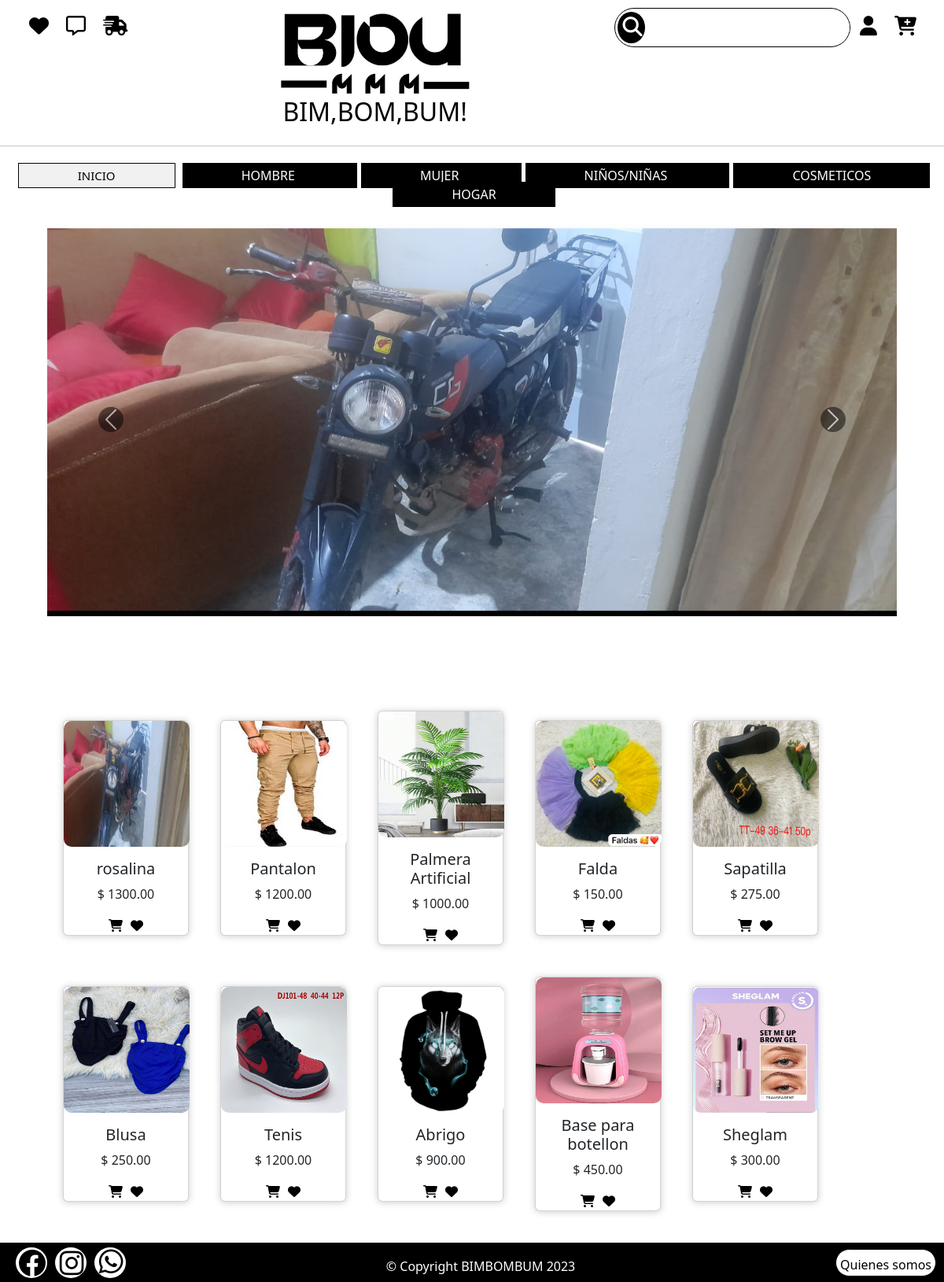
Page /usuario/cardprincipal/ on the committed database.
### usuario/models.py (models this page shows, shortened)
class Categoria(models.Model):
    nombre = models.CharField(max_length=100)
    activo = models.BooleanField(default=True)

class Producto(models.Model):
    id_producto = models.AutoField(primary_key= True)
    nombre = models.CharField(max_length=100)
    descripcion = models.CharField(max_length=200)
    material = models.CharField(max_length=100, default='N/A')
    zise1 = models.TextField(default="", help_text="Tallas separadas por coma: S,M,L")
    colores = models.TextField(default="", help_text="colores separados por coma: rojo,azul,verde")
    imagen = models.ImageField(upload_to='static/')
    categoria = models.ForeignKey(Categoria,on_delete=models.CASCADE)
    precio = models.DecimalField(max_digits=10,decimal_places=2, default='')
    stock = models.IntegerField(default=0)
    activo = models.BooleanField(default=True)

### usuario/views.py (the view)
# urls.py: path('cardprincipal/', views.cardprincipal_view.as_view(), name='cardprincipal'),
class cardprincipal_view(View):
    def get(self, request):
        product = Producto.objects.filter(activo=True)
        producto_r = list(product)[::-1]
        carrusel = Producto.objects.order_by('-id_producto')[:3]
        return render(request, 'pantallas_usuarios/cardprincipal.html', {'producto_r': producto_r, 'carrusel':carrusel,})

### usuario/context_processors.py (called while the page is built, shortened)
def categorias_disponibles(request):
    categorias = Categoria.objects.filter(activo=True)
    return{'categorias':categorias}

def barra_busqueda_context(request):
    query = request.GET.get('buscar', '').strip()
    productos_resultado = []
    print(productos_resultado)
    return {
        'buscar_query': query,
        'resultados_busqueda': productos_resultado
    }

def cart_context(request):
    return{
        'cart': Cart(request),
    }

### Template/pantallas_usuarios/cardprincipal.html (shortened to what this page needs)
{% extends "app.html"%}
{% load static %}
{% block content %}
    <link href="https://cdn.jsdelivr.net/npm/bootstrap@5.3.0/dist/css/bootstrap.min.css" rel="stylesheet"
>
    <link rel="stylesheet" href="https://cdnjs.cloudflare.com/ajax/libs/font-awesome/6.4.0/css/all.min.css">
    <link rel="stylesheet" href="{% static 'card.css' %}">
    {% include "carrusel.html" %}
    <section class="seccion_ropa">
            <div class="contenedor">
                {% for producto in producto_r %}
                    <div class="card">
                        <figure>
                            <a href="{% url 'cart:detallesProductos' producto.id_producto%}">
                                <img src="{{ producto.imagen.url}} " alt="{{ producto.nombre }}">
                            </a>
                        </figure>
                        <h5 class="nombre_articulo">{{ producto.nombre }}</h5>
                        <p class="precio">$ {{ producto.precio }}</p>
                        <div class="inform">
                            <form method="POST" action="{% url 'cart:agregar_al_carrito' producto.id_producto %}">
                                <button type="submit" class="boton-lista-megusta">
                                    <i class="fa-solid fa-cart-shopping " id="carito"></i>
                                </button>
                            </form>
                            <form method="POST" action="{% url 'cart:agregar_a_lista_me_gusta' producto.id_producto %}">
                                <button type="submit" class="boton-lista-megusta">
                                    <i class="fa-solid fa-heart" id="corazon"></i>
                                </button>
                            </form>
                        </div>
                    </div>
                {% endfor %}
            </div>
    </section>
{% endblock %}

### Template/cabecera.html (shortened to what this page needs)
{% load static %}
    <link rel="stylesheet" href="https://cdnjs.cloudflare.com/ajax/libs/font-awesome/6.4.0/css/all.min.css">
    <link rel="stylesheet" href="/static/cabecera.css">
    <div id="elederecha">
        <form action="{% url 'cart:resultado_busqueda'%}" method="GET">
            <div class="buscador">
                <button class="boton_buscar" type="submit">
                    <i class="fa-solid fa-magnifying-glass"></i>
                </button>
                <input type="text" name="buscar" id="buscar" value="{{ request.GET.buscar}}" class="input_buscador">
            </div>
        </form>
            {% if user.is_authenticated %}
                <ul class="menu-horisontal">
                    <li>
                        <a href="">
                            <i class="fa-solid fa-user"></i>
                        </a>
                        <ul class="menu-vertical">
                            <li>
                                <a href="#">{{ user.nombre }}</a>
                            </li>
                            <li>
                                <a href="{% url 'cart:logout' %}">Cerrar sesión</a>
                            </li>
                        </ul>
                    </li>
                </ul>
            {% else %}
                <ul class="menu-horisontal">
                    <li>
                        <a href="">
                            <i class="fa-solid fa-user"></i>
                        </a>
                    </li>
                </ul>
            {% endif%}
        <a href="{% url 'cart:carrito'%}">
            <i class="fa-solid fa-cart-plus"></i>
        </a>
    </div>
    <div id="eleIzquierda">
        <a href="{% url 'cart:lista_megusta'%}">
            <i class="fa-solid fa-heart"></i>
        </a>
        <a href="{% url 'cart:pantallaMensajes'%}">
            <i class="fa-regular fa-message"></i>
        </a>
        <a href="{%url 'cart:estado_pedidos'%}">
            <i class="fa-solid fa-truck-fast"></i>
        </a>
    </div>
    <div id="logo" class="nombre">
        <a href="{% url 'cart:cardprincipal'%}">
            <img class="logo" src="/static/logos/Blou mmm.jpeg" alt="logo">
            <h2 class="titulo">BIM,BOM,BUM!</h2>
        </a>
    </div>
<hr>
<nav class="nav_menu">
    <div class="navegacion">
        <a href="{% url 'cart:cardprincipal'%}" class="{% if not categoria %}activo{% endif %}">INICIO</a>
        {% for cat in categorias %}
            <a href="{% url 'cart:categoria' cat.id %}" class="{% if categoria.id == cat.id %}activo{% endif %} catego">
                {{ cat.nombre|upper }}
            </a>
        {% endfor%}
    </div>
</nav>
<br>

### Template/carrusel.html (shortened to what this page needs)
{% load static %}
    <link rel="stylesheet" href="">
    <link href="https://cdn.jsdelivr.net/npm/bootstrap@5.3.0/dist/css/bootstrap.min.css" rel="stylesheet"
>
        <link rel="stylesheet" href="/static/carrusel.css">
        <div id="carouselExampleAutoplaying" class="carousel slide" data-bs-ride="carousel">
            <div class="carousel-inner">
                {% for carrus in carrusel %}
                    <div class="carousel-item {% if forloop.first %}active{% endif %}">
                    <img src="{{carrus.imagen.url}}" class="d-block w-100" alt="{{carrus.nombre}}">
                    </div>
                {% endfor %}
            </div>
            <button class="carousel-control-prev" type="button" data-bs-target="#carouselExampleAutoplaying" data-bs-slide="prev">
              <span class="carousel-control-prev-icon" aria-hidden="true"></span>
            </button>
            <button class="carousel-control-next" type="button" data-bs-target="#carouselExampleAutoplaying" data-bs-slide="next">
              <span class="carousel-control-next-icon" aria-hidden="true"></span>
            </button>
          </div>

### static/app.css (style rules this page uses)
* { margin: 0; padding: 0; box-sizing: border-box; }
body { position: relative; padding-bottom: 50px; min-height: 100vh; }

### static/cabecera.css (style rules this page uses)
hr { color: #000000; }
a { text-decoration: none; }
#eleIzquierda { float: left; padding: 10px; text-decoration: none; margin-left: 15px; }
#elederecha { float: right; padding: 10px; margin-right: 15px; }
.nombre { display: grid; place-items: center; }
.logo { width: 250px; margin-top: 10px; }
hr { margin-top: 20px; }
.titulo { color: #000000; text-align: center; }
.navegacion a { margin-left: 5px; padding-left: 75px; padding-right: 75px; color: #ffffff; text-align: center; background-color: #000000; padding-top: 5px; transition: all 400ms ease; padding-bottom: 5px; }
.navegacion a.activo { border: 1px solid black; background-color: #cccccc46 ; color: #000000; font-size: 15px; }
.nav_menu { display: flex; text-align: center; align-items: center; justify-content: center; margin-top: 25px; }
#eleIzquierda a i { font-size: 25px; padding:10px; }
.menu-horisontal { list-style: none; justify-content: space-around; padding-left: 0; }
#elederecha { float: right; padding: 10px; margin-right: 15px; display: flex; }
#elederecha a i { font-size: 25px; padding:10px; }
a i { margin-left: 2px; font-size: 25px; color: #000000; float: left; }
.buscador { width: 300px; height: 50px; border-radius: 50px; border: 1px solid #000000; display: flex; align-items: center; }
.fa-magnifying-glass { font-size: 25px; margin-left: 3px; }
.input_buscador { width: 98%; height: 40px; border: none; border-radius: 50px; font-size: 25px; margin-left: 5px; }
.boton_buscar { border: none; background-color: #000; margin-left: 3px; border-radius: 50%; color: #fff; width: 40px; height: 40px; }

### static/card.css (style rules this page uses)
.seccion_ropa { margin-top: 100px; margin-bottom: 20px; }
.contenedor { width: 90%; margin: auto; }
.contenedor { display: flex; flex-wrap: wrap; max-width: 1100px; margin-top: 40px; text-align: center; align-items: center; }
.card { width: 10rem; margin: 20px; border-radius: 10px; background: #ffffff; box-shadow: 0px 1px 10px rgba(0,0,0,0.2); cursor: default; transition: all 400ms ease; }
figure img { width: 10rem; height: 10rem; border-radius: 10px; }
i { transition: all 400ms ease; }
.boton-lista-megusta { border: none; background-color: #fff; }
.inform { display: flex; gap: 10px; text-align: center; justify-content: center; }

### static/carrusel.css (style rules this page uses)
.carousel { width: 90%; min-width: 1000px; margin: auto; background: linear-gradient(#ffffff,#000000); }
.carousel-item { width: 100%; height: 500px; position: relative; }
.d-block { width: 100%; height: 100%; object-fit: contain; object-position: center; }
.carousel-control-prev-icon { border-radius: 50px; background-color: #000000; }
.carousel-control-next-icon { border-radius: 50px; background-color: #000000; }

### static/pie.css (style rules this page uses)
a { margin-bottom: 0; text-decoration: none; color: black; }

### rows in the picture
Categoria: nombre "HOMBRE"
Categoria: nombre "MUJER"
Categoria: nombre "NIÑOS/NIÑAS"
Categoria: nombre "COSMETICOS"
Categoria: nombre "HOGAR"
Producto: imagen (picture), nombre "rosalina", precio "1300.00"
Producto: imagen (picture), nombre "Pantalon", precio "1200.00"
Producto: imagen (picture), nombre "Palmera Artificial", precio "1000.00"
Producto: imagen (picture), nombre "Falda", precio "150.00"
Producto: imagen (picture), nombre "Sapatilla", precio "275.00"
Producto: imagen (picture), nombre "Blusa", precio "250.00"
Producto: imagen (picture), nombre "Tenis", precio "1200.00"
Producto: imagen (picture), nombre "Abrigo", precio "900.00"
Producto: imagen (picture), nombre "Base para botellon", precio "450.00"
Producto: imagen (picture), nombre "Sheglam", precio "300.00"
